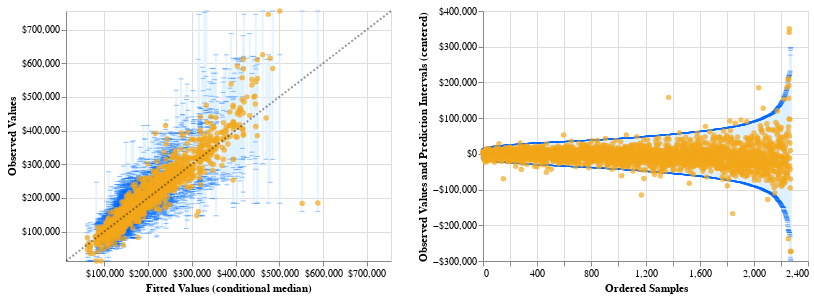

Here is the notebook cell this chart was saved with:
### Markdown cell above
**USING AMES HOUSING DATASET**

### Code cell
!pip install quantile_forest
import altair as alt
import numpy as np
import pandas as pd
from sklearn.model_selection import KFold
from sklearn.utils.validation import check_random_state
from quantile_forest import RandomForestQuantileRegressor

data = pd.read_csv("ames.csv")

# data.dropna(inplace=True)
ordinal_cols = ordinal_cols = ["MS Zoning", "Street", "Alley", "Lot Shape", "Land Contour", "Utilities", "Lot Config", "Land Slope",
                "Neighborhood", "Condition 1", "Condition 2", "Bldg Type", "House Style", "Roof Style", "Roof Matl",
                "Exterior 1st", "Exterior 2nd", "Mas Vnr Type", "Exter Qual", "Exter Cond", "Foundation", "Bsmt Qual",
                "Bsmt Cond", "Bsmt Exposure", "BsmtFin Type 1", "BsmtFin Type 2", "Heating", "Heating QC", "Central Air", "Electrical",
                "Kitchen Qual", "Functional", "Fireplace Qu", "Garage Type", "Garage Finish", "Garage Qual",
                "Garage Cond", "Paved Drive", "Pool QC", "Fence", "Misc Feature", "Sale Type", "Sale Condition"]  # specify the categorical columns to encode
for col in ordinal_cols:
    data[col] = data[col].astype("category").cat.codes

data.dropna(inplace=True)
X = data.drop(["SalePrice"], axis=1).values
y = data["SalePrice"].values

qrf = RandomForestQuantileRegressor(n_estimators=100, random_state=0)

kf = KFold(n_splits=5)
kf.get_n_splits(X)

# X[1]

data = {"y_true": [], "y_pred": [], "y_pred_low": [], "y_pred_upp": []}
for train_index, test_index in kf.split(X):
    X_train, y_train = X[train_index], y[train_index]
    X_test, y_test = X[test_index], y[test_index]

    qrf.set_params(max_features=X_train.shape[1] // 3)
    qrf.fit(X_train, y_train)

    # Get predictions at 95% prediction intervals and median.
    y_pred_i = qrf.predict(X_test, quantiles=[0.025, 0.5, 0.975])

    data["y_true"].extend(y_test)
    data["y_pred"].extend(y_pred_i[:, 1])
    data["y_pred_low"].extend(y_pred_i[:, 0])
    data["y_pred_upp"].extend(y_pred_i[:, 2])

df = pd.DataFrame(data).pipe(lambda x: x * 1)  # convert to dollars


def plot_calibration_and_intervals(df):
    def plot_calibration(df):
        domain = [
            int(np.min(np.minimum(df["y_true"], df["y_pred"]))),  # min of both axes
            int(np.max(np.maximum(df["y_true"], df["y_pred"]))),  # max of both axes
        ]

        tooltip = [
            alt.Tooltip("y_true:Q", format="$,d", title="Actual Price"),
            alt.Tooltip("y_pred:Q", format="$,d", title="Predicted Price"),
            alt.Tooltip("y_pred_low:Q", format="$,d", title="Predicted Lower Price"),
            alt.Tooltip("y_pred_upp:Q", format="$,d", title="Predicted Upper Price"),
        ]

        base = alt.Chart(df)

        circle = base.mark_circle(size=30).encode(
            x=alt.X(
                "y_pred:Q",
                axis=alt.Axis(format="$,d"),
                scale=alt.Scale(domain=domain, nice=False),
                title="Fitted Values (conditional median)",
            ),
            y=alt.Y(
                "y_true:Q",
                axis=alt.Axis(format="$,d"),
                scale=alt.Scale(domain=domain, nice=False),
                title="Observed Values",
            ),
            color=alt.value("#f2a619"),
            tooltip=tooltip,
        )

        bar = base.mark_bar(opacity=0.8, width=2).encode(
            x=alt.X("y_pred:Q", scale=alt.Scale(domain=domain, padding=0), title=""),
            y=alt.Y("y_pred_low:Q", scale=alt.Scale(domain=domain, padding=0), title=""),
            y2=alt.Y2("y_pred_upp:Q", title=None),
            color=alt.value("#e0f2ff"),
            tooltip=tooltip,
        )

        tick = base.mark_tick(opacity=0.4, orient="horizontal", thickness=1, width=5).encode(
            x=alt.X("y_pred:Q", title=""), color=alt.value("#006aff")
        )
        tick_low = tick.encode(y=alt.Y("y_pred_low:Q", title=""))
        tick_upp = tick.encode(y=alt.Y("y_pred_upp:Q", title=""))

        diagonal = (
            alt.Chart(
                pd.DataFrame({"var1": [domain[0], domain[1]], "var2": [domain[0], domain[1]]})
            )
            .mark_line(color="black", opacity=0.4, strokeDash=[2, 2])
            .encode(
                x=alt.X("var1:Q"),
                y=alt.Y("var2:Q"),
            )
        )

        chart = bar + tick_low + tick_upp + circle + diagonal
        return chart

    def plot_intervals(df):
        df = df.copy()

        # Order samples by interval width.
        y_pred_interval = df["y_pred_upp"] - df["y_pred_low"]
        sort_idx = np.argsort(y_pred_interval)
        df = df.iloc[sort_idx]
        df["idx"] = np.arange(len(df))

        # Center data, with the mean of the prediction interval at 0.
        mean = (df["y_pred_low"] + df["y_pred_upp"]) / 2
        df["y_true"] -= mean
        df["y_pred"] -= mean
        df["y_pred_low"] -= mean
        df["y_pred_upp"] -= mean

        x_domain = [0, len(df)]
        y_domain = [
            int(np.min(np.minimum(df["y_true"], df["y_pred"]))),  # min of both axes
            int(np.max(np.maximum(df["y_true"], df["y_pred"]))),  # max of both axes
        ]

        tooltip = [
            alt.Tooltip("idx:Q", format=",d", title="Sample Index"),
            alt.Tooltip("y_true:Q", format="$,d", title="Actual Price (Centered)"),
            alt.Tooltip("y_pred:Q", format="$,d", title="Predicted Price (Centered)"),
            alt.Tooltip("y_pred_low:Q", format="$,d", title="Predicted Lower Price"),
            alt.Tooltip("y_pred_upp:Q", format="$,d", title="Predicted Upper Price"),
            alt.Tooltip("y_pred_width:Q", format="$,d", title="Prediction Interval Width"),
        ]

        base = alt.Chart(df).transform_calculate(
            y_pred_width=alt.datum["y_pred_upp"] - alt.datum["y_pred_low"]
        )

        circle = base.mark_circle(size=30).encode(
            x=alt.X("idx:Q", axis=alt.Axis(format=",d"), title="Ordered Samples"),
            y=alt.Y(
                "y_true:Q",
                axis=alt.Axis(format="$,d"),
                title="Observed Values and Prediction Intervals (centered)",
            ),
            color=alt.value("#f2a619"),
            tooltip=tooltip,
        )

        bar = base.mark_bar(opacity=0.8, width=2).encode(
            x=alt.X("idx:Q", scale=alt.Scale(domain=x_domain, padding=0), title=""),
            y=alt.Y("y_pred_low:Q", scale=alt.Scale(domain=y_domain, padding=0), title=""),
            y2=alt.Y2("y_pred_upp:Q", title=None),
            color=alt.value("#e0f2ff"),
            tooltip=tooltip,
        )

        tick = base.mark_tick(opacity=0.4, orient="horizontal", thickness=1, width=5).encode(
            x=alt.X("idx:Q", title=""),
            color=alt.value("#006aff"),
        )
        tick_low = tick.encode(y=alt.Y("y_pred_low:Q", title=""))
        tick_upp = tick.encode(y=alt.Y("y_pred_upp:Q", title=""))

        chart = bar + tick_low + tick_upp + circle
        return chart

    chart1 = plot_calibration(df).properties(height=250, width=325)
    chart2 = plot_intervals(df).properties(height=250, width=325)
    chart = chart1 | chart2

    return chart


chart = plot_calibration_and_intervals(df)
chart

### Figure 1 — Vega-Lite specification as saved in the notebook (floating-point values rounded to 4 significant figures; data arrays with more than 128 entries replaced by an {"elided": "..."} marker saying what was removed)
{"config": {"view": {"continuousWidth": 400, "continuousHeight": 300}}, "hconcat": [{"layer": [{"mark": {"type": "bar", "opacity": 0.8, "width": 2}, "encoding": {"color": {"value": "#e0f2ff"}, "tooltip": [{"field": "y_true", "format": "$,d", "title": "Actual Price", "type": "quantitative"}, {"field": "y_pred", "format": "$,d", "title": "Predicted Price", "type": "quantitative"}, {"field": "y_pred_low", "format": "$,d", "title": "Predicted Lower Price", "type": "quantitative"}, {"field": "y_pred_upp", "format": "$,d", "title": "Predicted Upper Price", "type": "quantitative"}], "x": {"field": "y_pred", "scale": {"domain": [12789, 755000], "padding": 0}, "title": "", "type": "quantitative"}, "y": {"field": "y_pred_low", "scale": {"domain": [12789, 755000], "padding": 0}, "title": "", "type": "quantitative"}, "y2": {"field": "y_pred_upp", "title": null}}}, {"mark": {"type": "tick", "opacity": 0.4, "orient": "horizontal", "thickness": 1, "width": 5}, "encoding": {"color": {"value": "#006aff"}, "x": {"field": "y_pred", "title": "", "type": "quantitative"}, "y": {"field": "y_pred_low", "title": "", "type": "quantitative"}}}, {"mark": {"type": "tick", "opacity": 0.4, "orient": "horizontal", "thickness": 1, "width": 5}, "encoding": {"color": {"value": "#006aff"}, "x": {"field": "y_pred", "title": "", "type": "quantitative"}, "y": {"field": "y_pred_upp", "title": "", "type": "quantitative"}}}, {"mark": {"type": "circle", "size": 30}, "encoding": {"color": {"value": "#f2a619"}, "tooltip": [{"field": "y_true", "format": "$,d", "title": "Actual Price", "type": "quantitative"}, {"field": "y_pred", "format": "$,d", "title": "Predicted Price", "type": "quantitative"}, {"field": "y_pred_low", "format": "$,d", "title": "Predicted Lower Price", "type": "quantitative"}, {"field": "y_pred_upp", "format": "$,d", "title": "Predicted Upper Price", "type": "quantitative"}], "x": {"axis": {"format": "$,d"}, "field": "y_pred", "scale": {"domain": [12789, 755000], "nice": false}, "title": "Fitted Values (conditional median)", "type": "quantitative"}, "y": {"axis": {"format": "$,d"}, "field": "y_true", "scale": {"domain": [12789, 755000], "nice": false}, "title": "Observed Values", "type": "quantitative"}}}, {"data": {"name": "data-27b2586fe5dd59906739c4c443b3c8f1"}, "mark": {"type": "line", "color": "black", "opacity": 0.4, "strokeDash": [2, 2]}, "encoding": {"x": {"field": "var1", "type": "quantitative"}, "y": {"field": "var2", "type": "quantitative"}}}], "data": {"name": "data-55df53e29744154230619c06ef8b8511"}, "height": 250, "width": 325}, {"layer": [{"mark": {"type": "bar", "opacity": 0.8, "width": 2}, "encoding": {"color": {"value": "#e0f2ff"}, "tooltip": [{"field": "idx", "format": ",d", "title": "Sample Index", "type": "quantitative"}, {"field": "y_true", "format": "$,d", "title": "Actual Price (Centered)", "type": "quantitative"}, {"field": "y_pred", "format": "$,d", "title": "Predicted Price (Centered)", "type": "quantitative"}, {"field": "y_pred_low", "format": "$,d", "title": "Predicted Lower Price", "type": "quantitative"}, {"field": "y_pred_upp", "format": "$,d", "title": "Predicted Upper Price", "type": "quantitative"}, {"field": "y_pred_width", "format": "$,d", "title": "Prediction Interval Width", "type": "quantitative"}], "x": {"field": "idx", "scale": {"domain": [0, 2274], "padding": 0}, "title": "", "type": "quantitative"}, "y": {"field": "y_pred_low", "scale": {"domain": [-273650, 350361], "padding": 0}, "title": "", "type": "quantitative"}, "y2": {"field": "y_pred_upp", "title": null}}, "transform": [{"calculate": "(datum['y_pred_upp'] - datum['y_pred_low'])", "as": "y_pred_width"}]}, {"mark": {"type": "tick", "opacity": 0.4, "orient": "horizontal", "thickness": 1, "width": 5}, "encoding": {"color": {"value": "#006aff"}, "x": {"field": "idx", "title": "", "type": "quantitative"}, "y": {"field": "y_pred_low", "title": "", "type": "quantitative"}}, "transform": [{"calculate": "(datum['y_pred_upp'] - datum['y_pred_low'])", "as": "y_pred_width"}]}, {"mark": {"type": "tick", "opacity": 0.4, "orient": "horizontal", "thickness": 1, "width": 5}, "encoding": {"color": {"value": "#006aff"}, "x": {"field": "idx", "title": "", "type": "quantitative"}, "y": {"field": "y_pred_upp", "title": "", "type": "quantitative"}}, "transform": [{"calculate": "(datum['y_pred_upp'] - datum['y_pred_low'])", "as": "y_pred_width"}]}, {"mark": {"type": "circle", "size": 30}, "encoding": {"color": {"value": "#f2a619"}, "tooltip": [{"field": "idx", "format": ",d", "title": "Sample Index", "type": "quantitative"}, {"field": "y_true", "format": "$,d", "title": "Actual Price (Centered)", "type": "quantitative"}, {"field": "y_pred", "format": "$,d", "title": "Predicted Price (Centered)", "type": "quantitative"}, {"field": "y_pred_low", "format": "$,d", "title": "Predicted Lower Price", "type": "quantitative"}, {"field": "y_pred_upp", "format": "$,d", "title": "Predicted Upper Price", "type": "quantitative"}, {"field": "y_pred_width", "format": "$,d", "title": "Prediction Interval Width", "type": "quantitative"}], "x": {"axis": {"format": ",d"}, "field": "idx", "title": "Ordered Samples", "type": "quantitative"}, "y": {"axis": {"format": "$,d"}, "field": "y_true", "title": "Observed Values and Prediction Intervals (centered)", "type": "quantitative"}}, "transform": [{"calculate": "(datum['y_pred_upp'] - datum['y_pred_low'])", "as": "y_pred_width"}]}], "data": {"name": "data-01b10d7f4cc7566ad681270739c6dbc6"}, "height": 250, "width": 325}], "$schema": "https://vega.github.io/schema/vega-lite/v4.17.0.json", "datasets": {"data-55df53e29744154230619c06ef8b8511": {"elided": "2274 records"}, "data-27b2586fe5dd59906739c4c443b3c8f1": [{"var1": 12789, "var2": 12789}, {"var1": 755000, "var2": 755000}], "data-01b10d7f4cc7566ad681270739c6dbc6": {"elided": "2274 records"}}}
